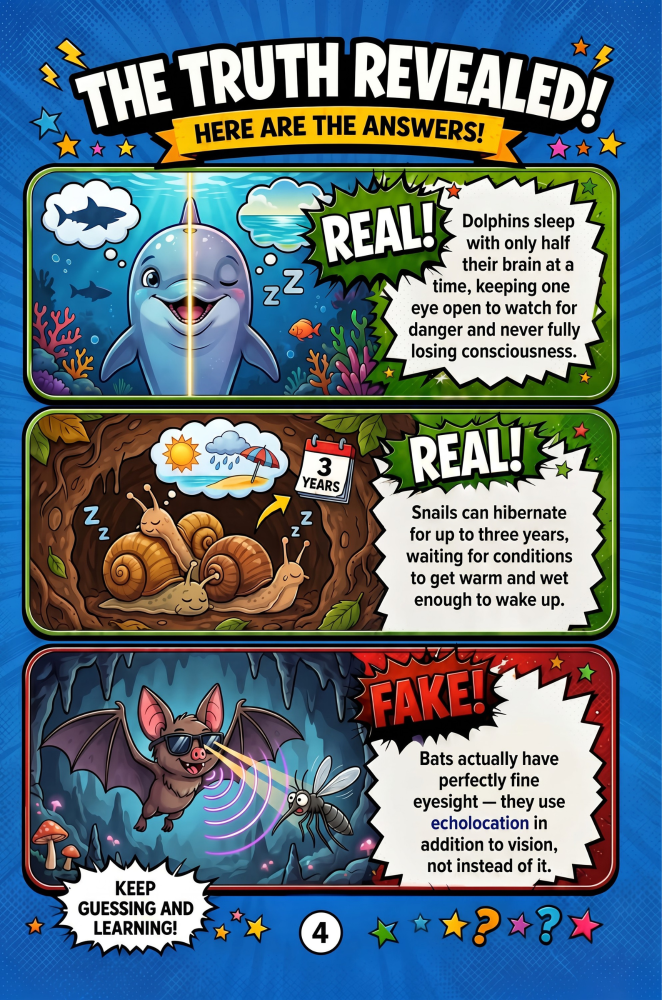
#> input picture 10.png, 1324 x 2000 px (shown at 1/2 size)
$ python -i ad.py   (imports and definitions only)
#> lines starting #> are read from the running program, lines starting #| are printed output that depends on the picture; after the words box and inside, x2 and y2 are one past the last pixel; in counts of white or black regions, pixels touching at a corner belong together
"""Render a landscape Amazon Sponsored video ad for one book.

The ad is a sequence of text beats on the left and the cover on the right.
Every frame is composed in Pillow and piped straight into ffmpeg, so motion
is exact per frame: text lines rise in on a stagger, the cover breathes and
bumps on each cut, and the star field drifts underneath.

Amazon autoplays these muted, so the words carry the whole pitch. The cover
is on screen from frame one: there is no black lead-in, and a shopper who
reads only the first second still sees which book this is.
"""
from __future__ import annotations

import math
import os
import re
import subprocess

import numpy as np
from PIL import Image, ImageDraw, ImageFilter, ImageFont

from trivia.render import ffmpeg_bin

from . import score

W, H, FPS = 1920, 1080, 30
ROOT = os.path.dirname(os.path.dirname(os.path.abspath(__file__)))
FONTS = os.path.join(ROOT, "assets", "fonts")
F_HEAD = os.path.join(FONTS, "BarlowCondensed-ExtraBold.ttf")
F_CHIP = os.path.join(FONTS, "BarlowCondensed-Bold.ttf")
F_SUB = os.path.join(FONTS, "BarlowSemiCondensed-SemiBold.ttf")

TEXT_X = 130            # left edge of the text column
TEXT_W = 1000           # widest a line may run
COVER_CX = 1500         # cover centre
COVER_H = 880
WHITE = (255, 255, 255)
INK = (14, 16, 22)
PAPER = (250, 246, 234)
GREY = (150, 156, 168)

ENTER, STAGGER, EXIT = 0.42, 0.09, 0.24


def _ease(x: float) -> float:
    x = min(1.0, max(0.0, x))
    return 1 - (1 - x) ** 3


# --- background ------------------------------------------------------------

# [32 lines left out: function sky, not called in this run]


# --- cover -----------------------------------------------------------------

def book(path: str) -> Image.Image:
    """The cover dressed as a paperback: spine crease, sheen, drop shadow."""
#> called with path = '../10.png'
    cover = Image.open(path).convert("RGB")
#> cover is the input picture: PIL image 1324x2000 RGB; mean R, G, B 94.3, 115, 127.6
    cw = round(cover.width * COVER_H / cover.height)
    cover = cover.resize((cw, COVER_H), Image.LANCZOS)
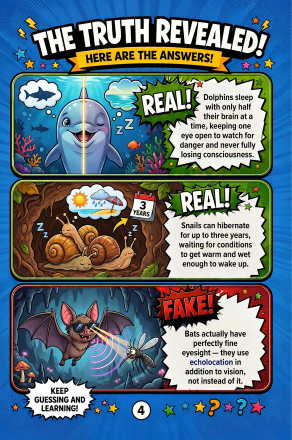
#> cover: PIL image 583x880 RGB (shown at 1/2 size); mean R, G, B 94.4, 115.2, 127.8
    arr = np.asarray(cover, float)
    x = np.arange(cw)[None, :, None]
    crease = 1 - 0.32 * np.exp(-((x - 14) ** 2) / 30) + 0.12 * np.exp(-((x - 26) ** 2) / 40)
    edge = 1 - 0.25 * np.exp(-x / 6)
    arr = np.clip(arr * crease * edge, 0, 255)
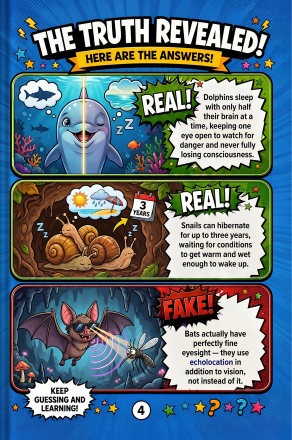
#> arr: shape (880, 583, 3) float64 (shown at 1/2 size); mean R, G, B 94.4, 114.6, 126.5
    cover = Image.fromarray(arr.astype(np.uint8))

    pad = 70
    out = Image.new("RGBA", (cw + pad * 2, COVER_H + pad * 2), (0, 0, 0, 0))
#> out: PIL image 723x1020 RGBA; every value is 0
    shadow = Image.new("L", out.size, 0)
#> shadow: PIL image 723x1020 L; every value is 0
    ImageDraw.Draw(shadow).rounded_rectangle(
        (pad + 10, pad + 22, pad + cw + 10, pad + COVER_H + 22), 8, fill=190)
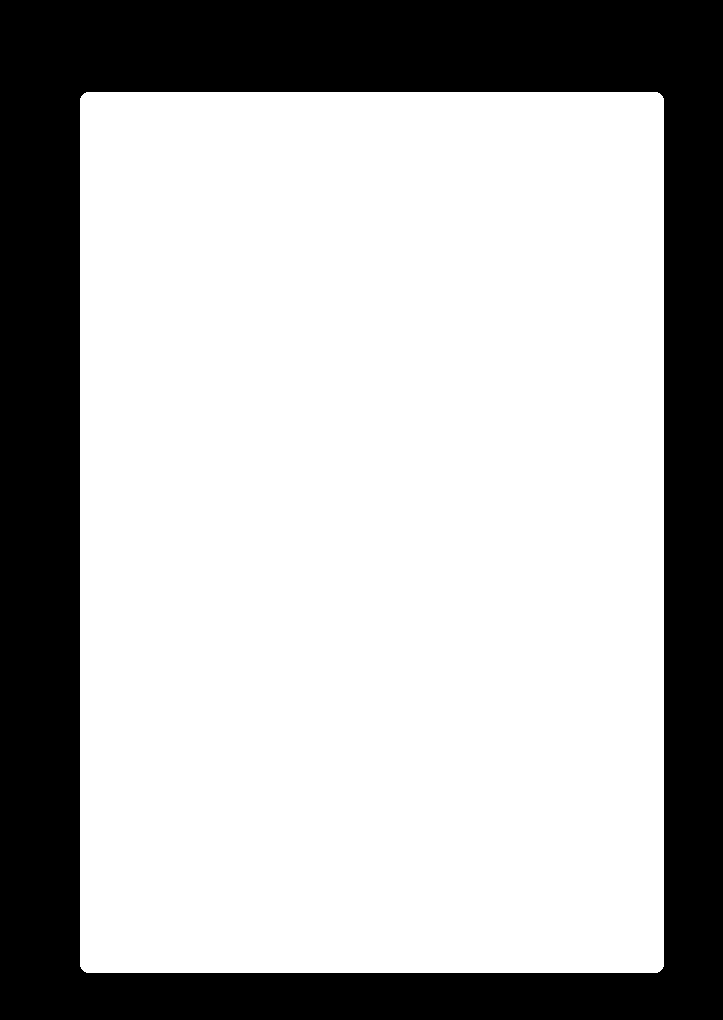
#> shadow: PIL image 723x1020 L; values 0 (black) and 190 (white), 69.8% white; 1 black region, box (x1, y1, x2, y2) and area: (0, 0, 723, 1020) 223024
    shadow = shadow.filter(ImageFilter.GaussianBlur(26))
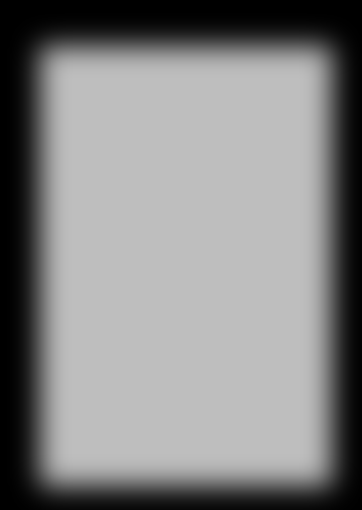
#> shadow: PIL image 723x1020 L (shown at 1/2 size); min 0, max 190, mean 132.5
    out.paste((0, 0, 0, 255), (0, 0), shadow)
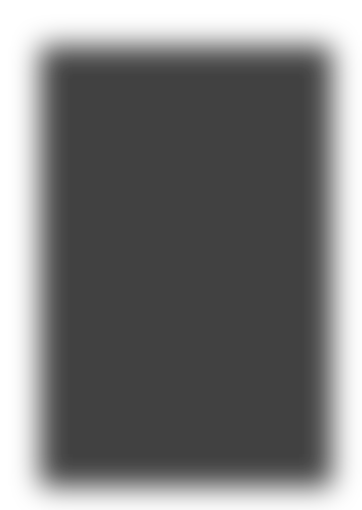
#> out: PIL image 723x1020 RGBA (shown at 1/2 size); mean R, G, B, A 0, 0, 0, 132.5; transparent parts drawn white
    mask = Image.new("L", (cw, COVER_H), 0)
#> mask: PIL image 583x880 L; every value is 0
    ImageDraw.Draw(mask).rounded_rectangle((0, 0, cw - 1, COVER_H - 1), 6, fill=255)
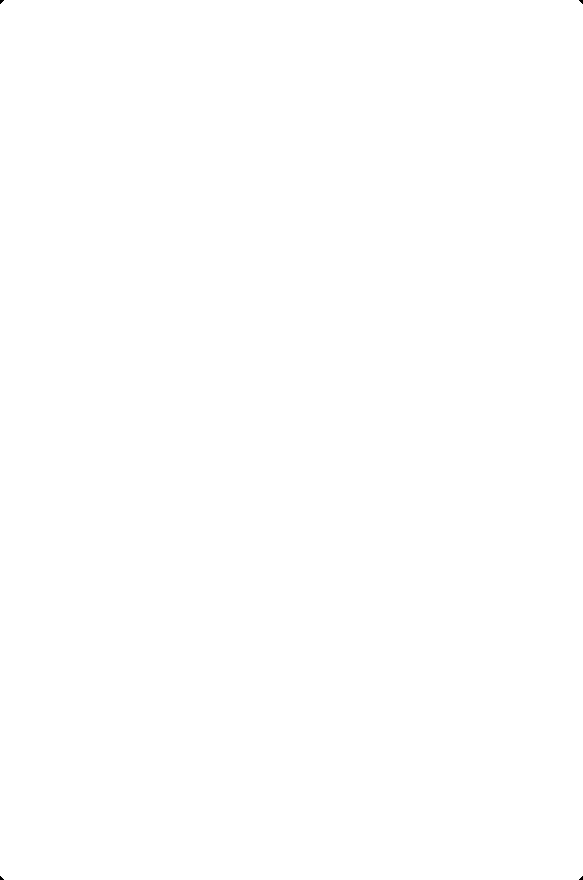
#> mask: PIL image 583x880 L; 100% white; 4 black regions (4 under 20 px)
    out.paste(cover, (pad, pad), mask)
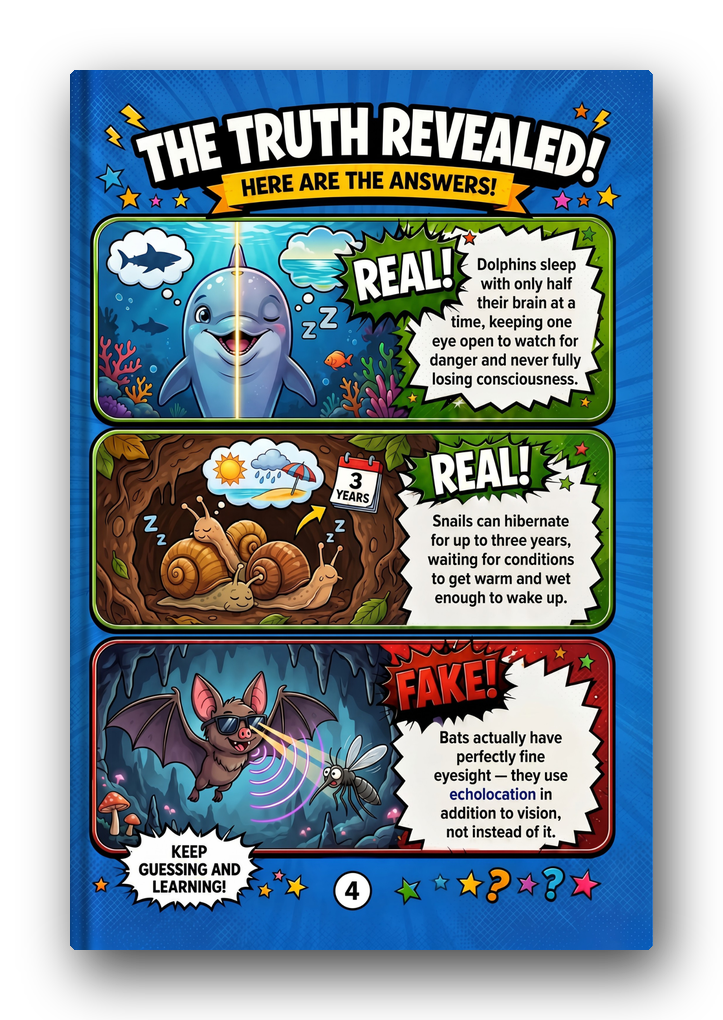
#> out: PIL image 723x1020 RGBA; mean R, G, B, A 65.4, 79.5, 87.8, 186.7; transparent parts drawn white
    return out


# [16 lines left out: functions halo, _segments, not called in this run]


def _width(font: ImageFont.FreeTypeFont, line: str) -> float:
    return sum(font.getlength(t) for t, _ in _segments(line))


# [245 lines left out: functions _shadowed, _line, _chip, _wrap, card, _panel and 4 more, not called in this run]

>>> result = book('../10.png')

$ run again, on 8.png
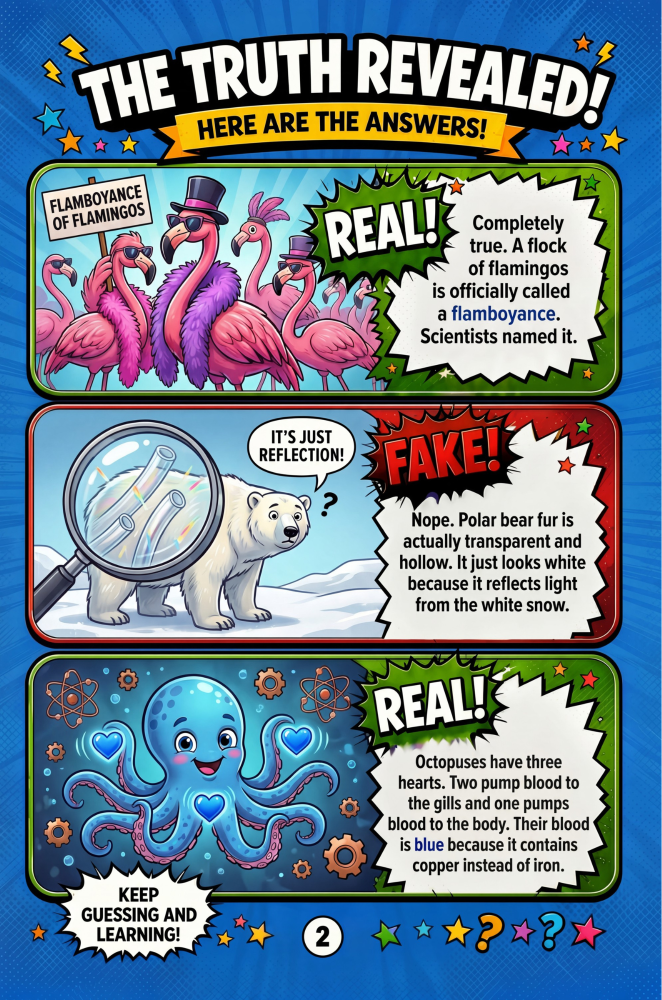
#> input picture 8.png, 1324 x 2000 px (shown at 1/2 size)
#> in book, cover is the input picture: PIL image 1324x2000 RGB; mean R, G, B 107.7, 130.2, 147.7
#> in book, `arr = np.clip(arr * crease * edge, 0, 255)`:
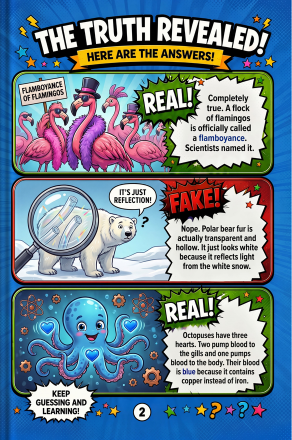
#> arr: shape (880, 583, 3) float64 (shown at 1/2 size); mean R, G, B 107.8, 129.8, 146.7
#> in book, `out.paste(cover, (pad, pad), mask)`:
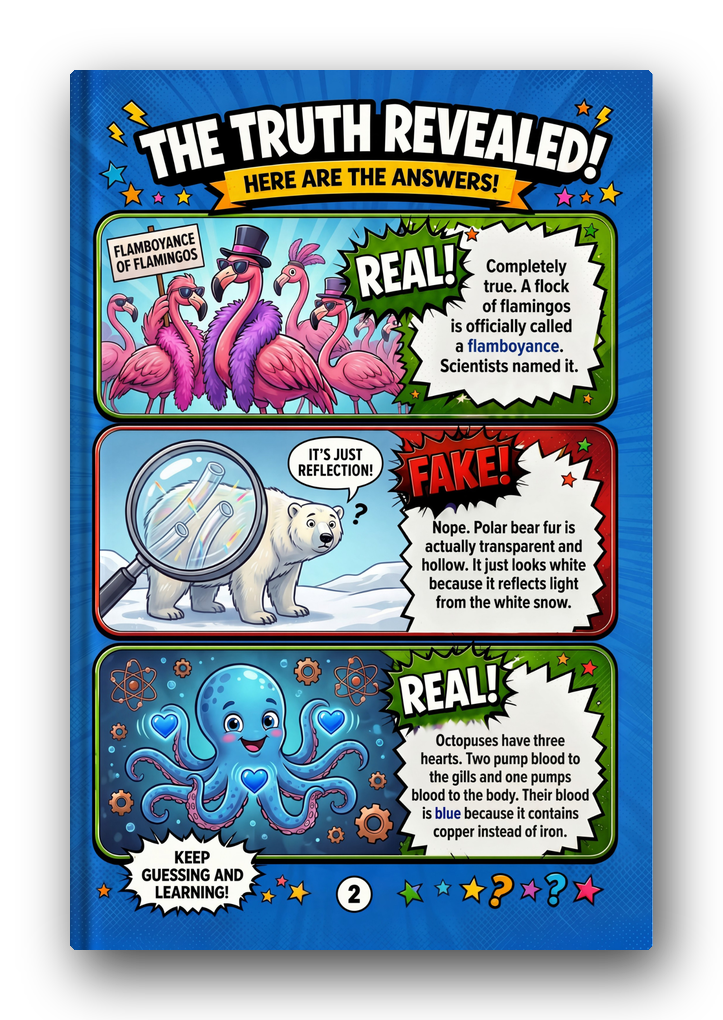
#> out: PIL image 723x1020 RGBA; mean R, G, B, A 74.7, 90, 101.8, 186.7; transparent parts drawn white
